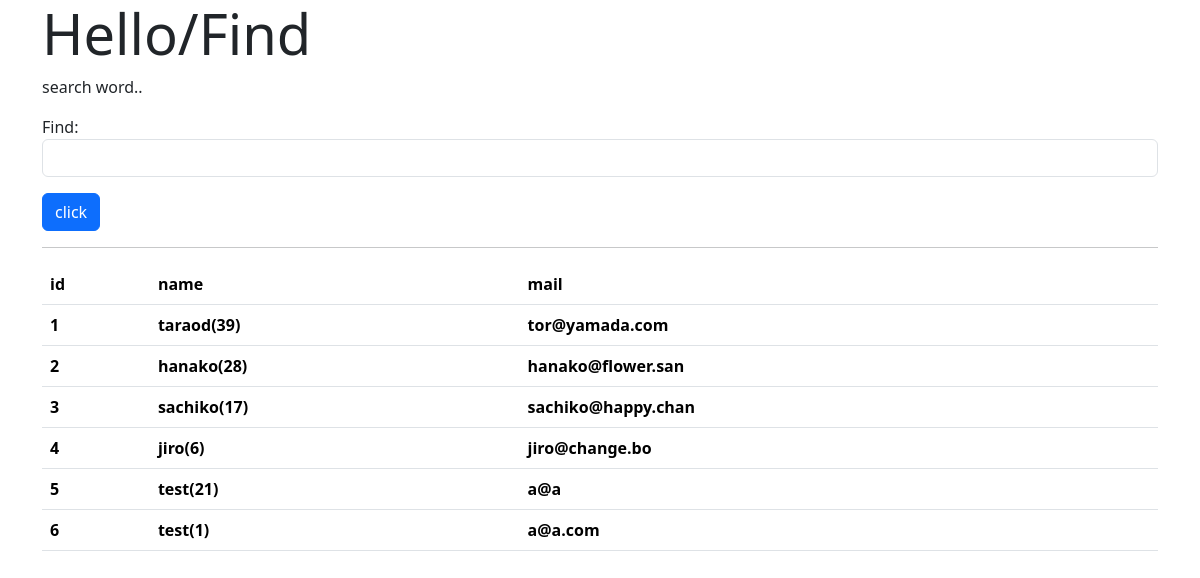
The app's page /hello/find, older data.
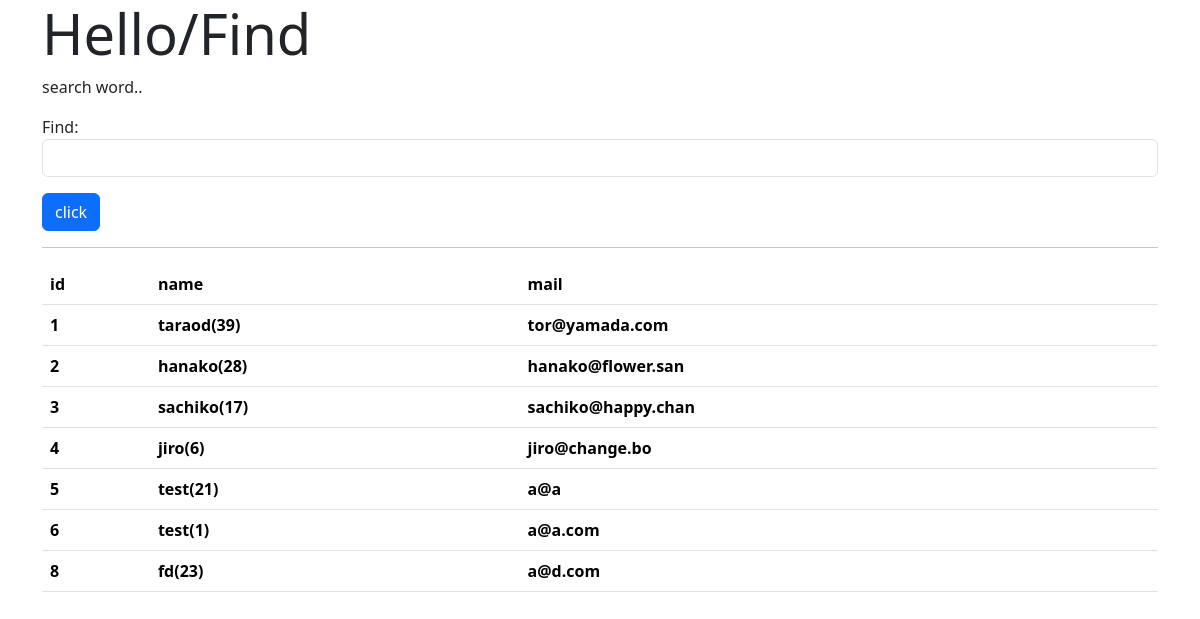
The same page, newer data.
### hello/models.py (models this page shows, shortened)
class Friend(models.Model):
    name = models.CharField(max_length=100)
    mail = models.EmailField(max_length=200)
    gender = models.BooleanField()
    age = models.IntegerField(default=0)
    birthday = models.DateField()

### hello/views.py (the view, shortened to what this page needs)
# urls.py: path('find',views.find, name="find"),
def find(request):
    params = {
        'title':'Hello/Find',
        'msg':"search word..",
        'form': FindForm(),
        'data':Friend.objects.all(),
    }
    return render(request,'hello/find.html',params)

### hello/forms.py
class FindForm(forms.Form):
    find = forms.CharField(label="Find",required=False,widget=forms.TextInput(attrs={'class':"form-control"}))

### hello/views.py (called while the page is built)
def sample_middleware(get_response):
    def middleware(request):
        counter = request.session.get('counter',0)
        request.session['counter'] = counter + 1
        response = get_response(request)
        print("count:" + str(counter))
        return response
    return middleware

### hello/templates/hello/find.html (shortened to what this page needs)
{% load static %}
<!DOCTYPE html>
<html lang="en">
<head>
    <link rel="stylesheet" href="https://cdn.jsdelivr.net/npm/bootstrap/dist/css/bootstrap.css">
</head>
<body class="container">
    <h1 class="display-4">{{title}}</h1>
    <p>{{msg|safe}}</p>
    <form action="{% url 'find' %}" method="POST">
        {{form.as_p}}
        <input type="submit" value="click" class="btn btn-primary">
    </form>
    <hr>
    <table class="table">
        <tr>
            <th>id</th>
            <th>name</th>
            <th>mail</th>
        </tr>
        {% for item in data %}
        <tr>
            <th>{{item.id}}</th>
            <th>{{item.name}}({{item.age}})</th>
            <th>{{item.mail}}</th>
        </tr>
        {% endfor %}
    </table>
</body>
</html>

Row changes from the older to the newer data that the page shows:
added Friend: id "8", name "fd", age "23", mail "a@d.com"
